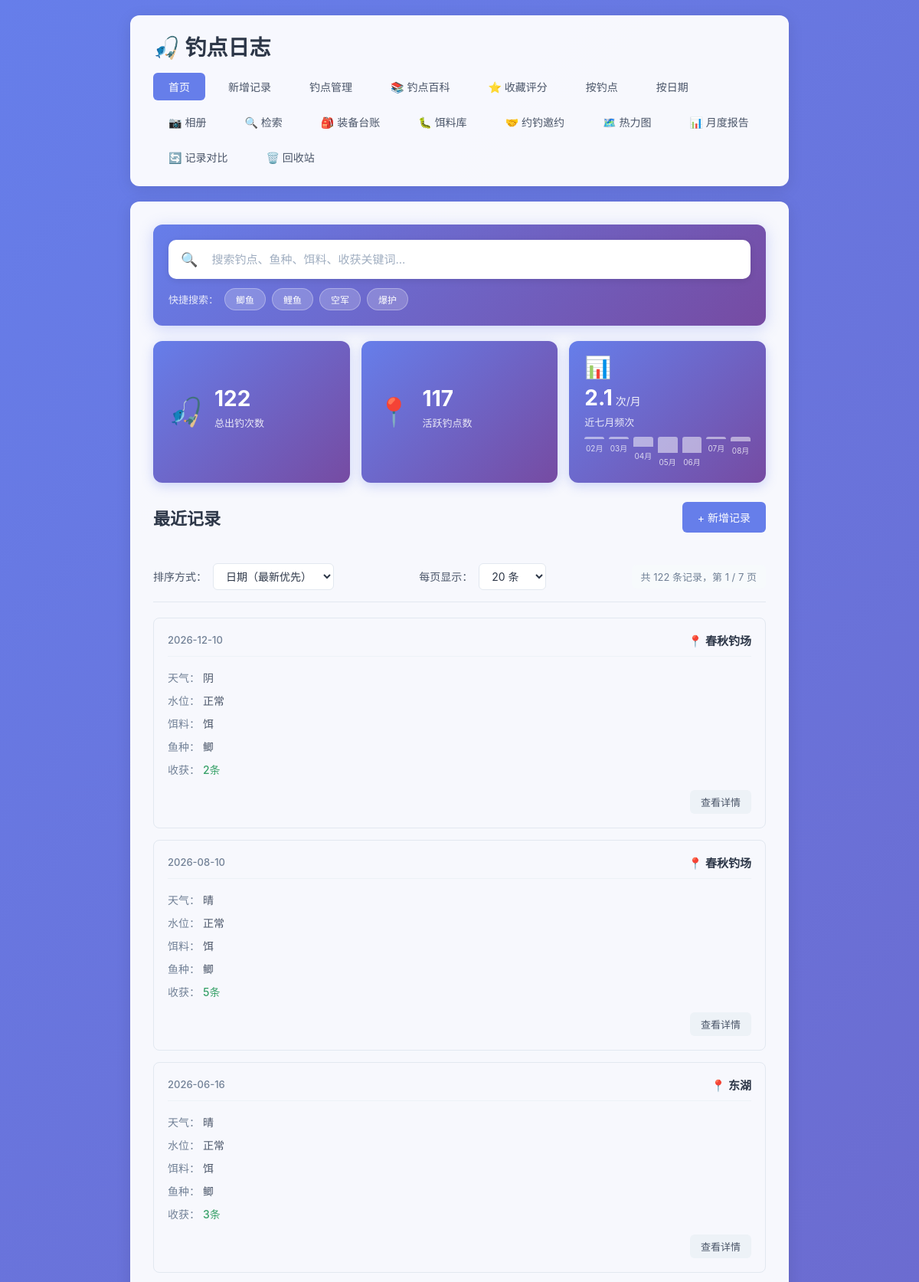
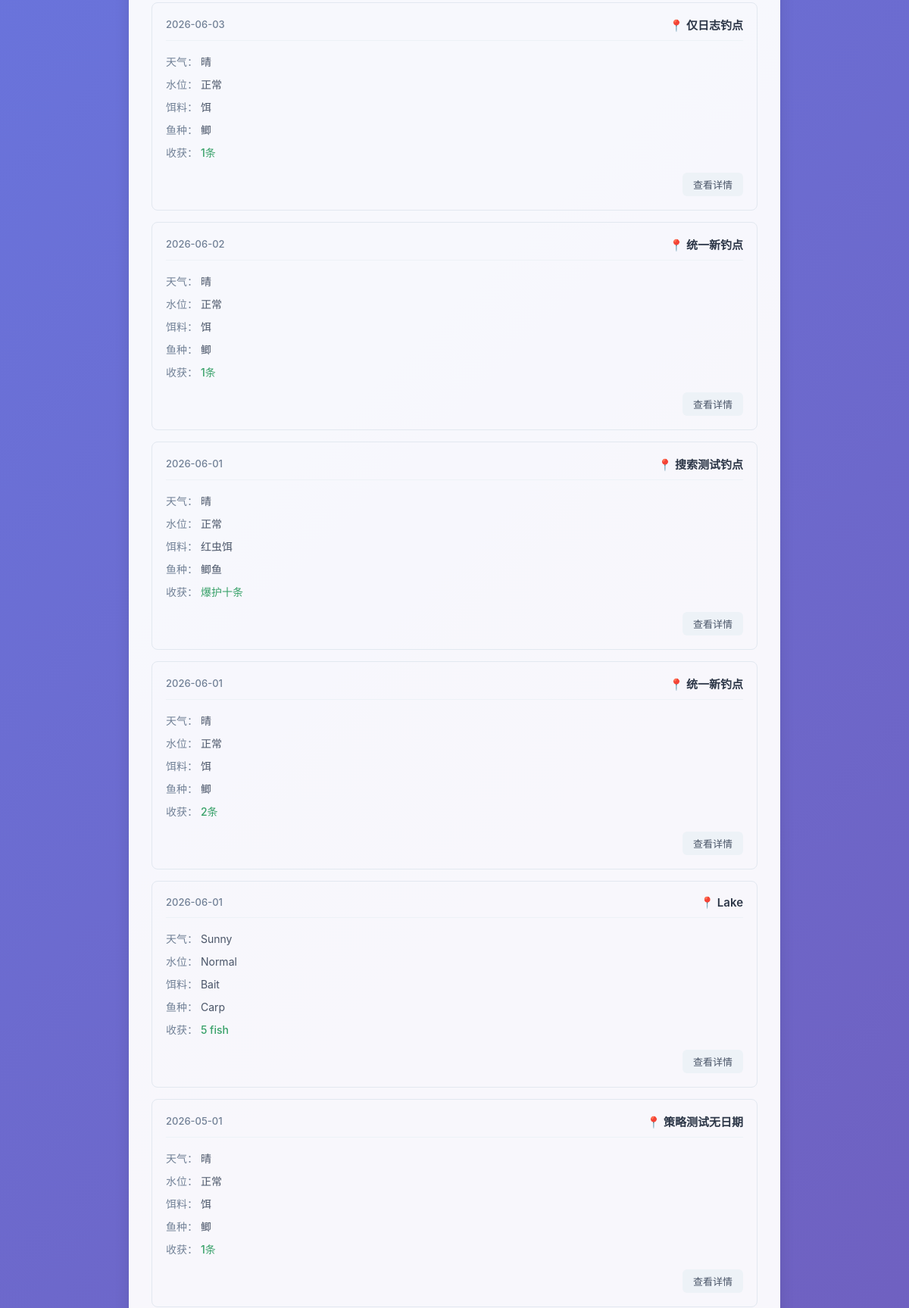
The page / (upper part) on the database its author committed (2 pictures, top to bottom).
### tables this page shows
CREATE TABLE fishing_logs (
            id INTEGER PRIMARY KEY AUTOINCREMENT,
            spot TEXT NOT NULL,
            weather TEXT NOT NULL,
            water_level TEXT NOT NULL,
            bait TEXT NOT NULL,
            fish_species TEXT NOT NULL,
            harvest TEXT NOT NULL,
            next_strategy TEXT,
            created_at DATE NOT NULL
        , temperature TEXT, humidity TEXT, wind TEXT, deleted_at TIMESTAMP, next_strategy_date DATE);

### app.py (the view)
@app.route('/')
def index():
    page = request.args.get('page', 1, type=int)
    per_page = request.args.get('per_page', 20, type=int)
    sort_by = request.args.get('sort', 'date_desc')
    search_query = request.args.get('q', '').strip()
    per_page = max(10, min(per_page, 100))
    sort_options = {
        'date_desc': ('created_at DESC, id DESC', '日期降序'),
        'date_asc': ('created_at ASC, id ASC', '日期升序'),
        'spot_desc': ('spot DESC, created_at DESC, id DESC', '钓点降序'),
        'spot_asc': ('spot ASC, created_at DESC, id DESC', '钓点升序'),
    }
    order_clause, sort_label = sort_options.get(sort_by, sort_options['date_desc'])
    conn = get_db()
    upcoming_strategies = get_upcoming_strategies(conn)
    overview_stats = get_overview_stats(conn)
    conditions = ['deleted_at IS NULL']
    params = []
    if search_query:
        search_pattern = f'%{search_query}%'
        conditions.append('(spot LIKE ? OR bait LIKE ? OR fish_species LIKE ? OR harvest LIKE ?)')
        params.extend([search_pattern, search_pattern, search_pattern, search_pattern])
    where_clause = ' AND '.join(conditions)
    count_result = conn.execute(f'SELECT COUNT(*) as total FROM fishing_logs WHERE {where_clause}', params).fetchone()
    total = count_result['total']
    total_pages = max(1, (total + per_page - 1) // per_page)
    page = max(1, min(page, total_pages))
    offset = (page - 1) * per_page
    logs = conn.execute(
        f'SELECT * FROM fishing_logs WHERE {where_clause} ORDER BY {order_clause} LIMIT ? OFFSET ?',
        params + [per_page, offset]
    ).fetchall()
    conn.close()
    return render_template(
        'index.html',
        logs=logs,
        page=page,
        per_page=per_page,
        total=total,
        total_pages=total_pages,
        sort_by=sort_by,
        sort_label=sort_label,
        upcoming_strategies=upcoming_strategies,
        overview_stats=overview_stats,
        search_query=search_query
    )

### app.py (called while the page is built, shortened)
def get_db():
    conn = sqlite3.connect(DB_PATH)
    conn.row_factory = sqlite3.Row
    return conn

def get_upcoming_strategies(conn):
    today = datetime.now().date()
    three_days_later = today + timedelta(days=3)
    upcoming_strategies = conn.execute('''
        SELECT id, spot, next_strategy, next_strategy_date, created_at, harvest
        FROM fishing_logs
        WHERE deleted_at IS NULL
          AND next_strategy IS NOT NULL
          AND next_strategy != ''
          AND next_strategy_date IS NOT NULL
          AND next_strategy_date >= ?
          AND next_strategy_date <= ?
        ORDER BY next_strategy_date ASC, id ASC
    ''', (today.strftime('%Y-%m-%d'), three_days_later.strftime('%Y-%m-%d'))).fetchall()
    result = []
    return result

### templates/index.html (shortened to what this page needs)
{% extends 'base.html' %}
{% block content %}
    <div class="global-search-bar">
        <div class="global-search-wrapper">
            <span class="search-icon">🔍</span>
            <input type="text" id="globalSearchInput"
                   placeholder="搜索钓点、鱼种、饵料、收获关键词..."
                   value="{{ search_query }}"
                   autocomplete="off">
        </div>
        <div class="search-tags">
            <span class="search-tag-label">快捷搜索：</span>
            <button class="search-tag-btn" onclick="quickSearch('鲫鱼')">鲫鱼</button>
            <button class="search-tag-btn" onclick="quickSearch('鲤鱼')">鲤鱼</button>
            <button class="search-tag-btn" onclick="quickSearch('空军')">空军</button>
            <button class="search-tag-btn" onclick="quickSearch('爆护')">爆护</button>
        </div>
    </div>
    <div class="overview-bar">
        <div class="overview-item">
            <div class="overview-icon">🎣</div>
            <div class="overview-info">
                <div class="overview-value">{{ overview_stats.total_logs }}</div>
                <div class="overview-label">总出钓次数</div>
            </div>
        </div>
        <div class="overview-item">
            <div class="overview-icon">📍</div>
            <div class="overview-info">
                <div class="overview-value">{{ overview_stats.active_spots }}</div>
                <div class="overview-label">活跃钓点数</div>
            </div>
        </div>
        <div class="overview-item overview-chart-item">
            <div class="overview-icon">📊</div>
            <div class="overview-info">
                <div class="overview-value">{{ overview_stats.avg_per_month }}<span class="overview-unit"> 次/月</span></div>
                <div class="overview-label">近七月频次</div>
                <div class="mini-chart">
                    {% for month in overview_stats.last_seven_months %}
                        <div class="mini-bar-wrapper">
                            <div class="mini-bar" style="height: {{ (month.count / overview_stats.max_month_count) * 100 }}%"></div>
                            <div class="mini-bar-label">{{ month.display }}</div>
                        </div>
                    {% endfor %}
                </div>
            </div>
        </div>
    </div>
    <div class="page-header">
        <h2>{% if search_query %}搜索结果{% else %}最近记录{% endif %}</h2>
        <a href="{{ url_for('add_log') }}" class="btn btn-primary">+ 新增记录</a>
    </div>
    {% if logs %}
        <div class="toolbar">
            <div class="sort-group">
                <label>排序方式：</label>
                <select id="sortSelect" onchange="handleSortChange()">
                    <option value="date_desc" {% if sort_by == 'date_desc' %}selected{% endif %}>日期（最新优先）</option>
                </select>
            </div>
            <div class="per-page-group">
                <label>每页显示：</label>
                <select id="perPageSelect" onchange="handlePerPageChange()">
                    <option value="20" {% if per_page == 20 %}selected{% endif %}>20 条</option>
                </select>
            </div>
            <div class="total-info">
                共 {{ total }} 条记录，第 {{ page }} / {{ total_pages }} 页
            </div>
        </div>
        <div class="log-list">
            {% for log in logs %}
                <div class="log-card {% if search_query %}search-result-card{% endif %}" data-search-fields='{"spot":{{ log["spot"]|tojson }},"bait":{{ log["bait"]|tojson }},"fish_species":{{ log["fish_species"]|tojson }},"harvest":{{ log["harvest"]|tojson }}}'>
                    <div class="log-header">
                        <span class="log-date">{{ log['created_at'] }}</span>
                        <span class="log-spot search-field" data-field="spot">📍 {{ log['spot'] }}</span>
                    </div>
                    <div class="log-body">
                        <div class="log-row">
                            <span class="label">天气：</span>
                            <span>{{ log['weather'] }}</span>
                        </div>
                        <div class="log-row">
                            <span class="label">水位：</span>
                            <span>{{ log['water_level'] }}</span>
                        </div>
                        <div class="log-row">
                            <span class="label">饵料：</span>
                            <span class="search-field" data-field="bait">{{ log['bait'] }}</span>
                        </div>
                        <div class="log-row">
                            <span class="label">鱼种：</span>
                            <span class="search-field" data-field="fish_species">{{ log['fish_species'] }}</span>
                        </div>
                        <div class="log-row">
                            <span class="label">收获：</span>
                            <span class="harvest search-field" data-field="harvest">{{ log['harvest'] }}</span>
                        </div>
                    </div>
                    <div class="log-footer">
                        <a href="{{ url_for('log_detail', log_id=log['id'], page=page, sort=sort_by, per_page=per_page, q=search_query) }}" class="btn btn-small">查看详情</a>
                    </div>
                </div>
            {% endfor %}
        </div>
    {% else %}
        <div class="empty-state">
            <p>还没有任何记录，快去添加第一条吧！</p>
            <a href="{{ url_for('add_log') }}" class="btn btn-primary">+ 新增记录</a>
        </div>
    {% endif %}
{% endblock %}

### rows shown on the page
fishing_logs: created_at "2026-12-10", spot "春秋钓场", weather "阴", water_level "正常", bait "饵", fish_species "鲫", harvest "2条"
fishing_logs: created_at "2026-08-10", spot "春秋钓场", weather "晴", water_level "正常", bait "饵", fish_species "鲫", harvest "5条"
fishing_logs: created_at "2026-06-16", spot "东湖", weather "晴", water_level "正常", bait "饵", fish_species "鲫", harvest "3条"
fishing_logs: created_at "2026-06-03", spot "仅日志钓点", weather "晴", water_level "正常", bait "饵", fish_species "鲫", harvest "1条"
fishing_logs: created_at "2026-06-02", spot "统一新钓点", weather "晴", water_level "正常", bait "饵", fish_species "鲫", harvest "1条"
fishing_logs: created_at "2026-06-01", spot "搜索测试钓点", weather "晴", water_level "正常", bait "红虫饵", fish_species "鲫鱼", harvest "爆护十条"
fishing_logs: created_at "2026-06-01", spot "统一新钓点", weather "晴", water_level "正常", bait "饵", fish_species "鲫", harvest "2条"
fishing_logs: created_at "2026-06-01", spot "Lake", weather "Sunny", water_level "Normal", bait "Bait", fish_species "Carp", harvest "5 fish"
fishing_logs: created_at "2026-05-01", spot "策略测试无日期", weather "晴", water_level "正常", bait "饵", fish_species "鲫", harvest "1条"

### other values the page prints
{{ overview_stats.total_logs }} "122"
{{ overview_stats.active_spots }} "117"
{{ overview_stats.avg_per_month }} "2.1"
{{ month.display }} "02月" "03月" "04月" "05月" "06月" "07月" "08月"
{{ total }} "122"
{{ page }} "1"
{{ total_pages }} "7"
